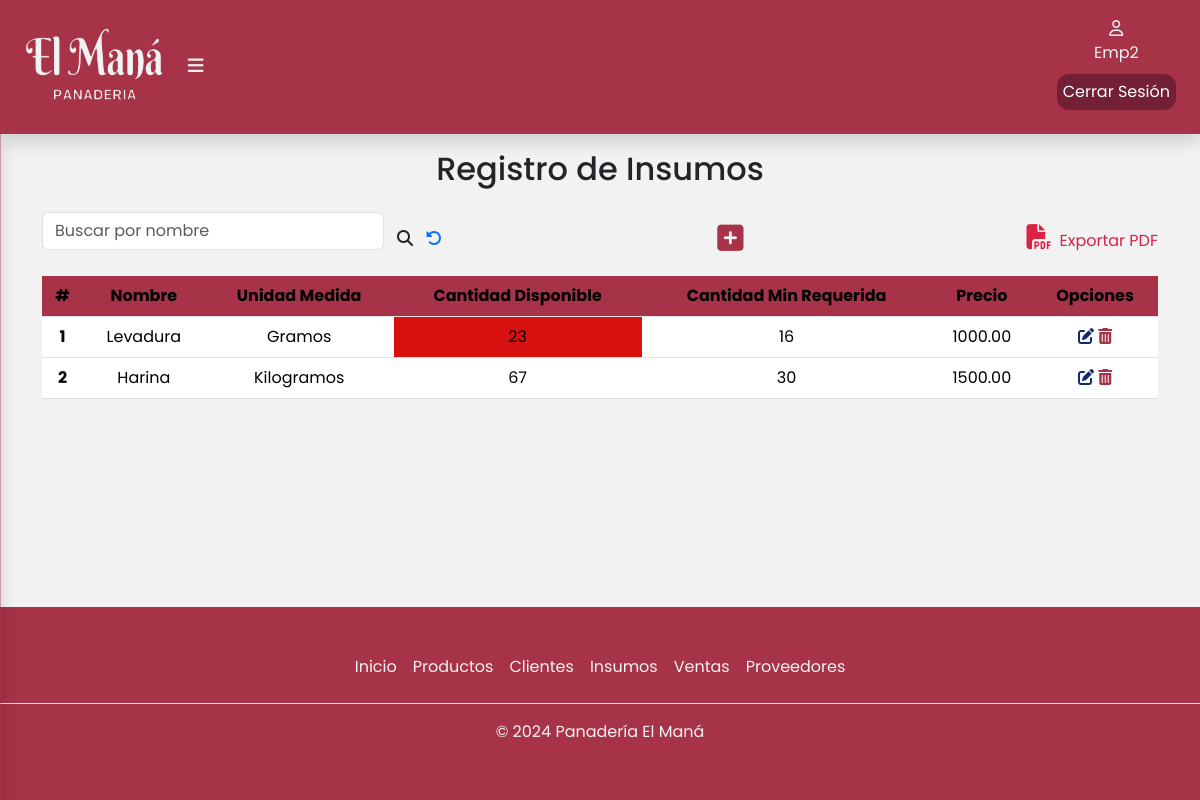
Page /productos/insumos/ (signed in) on the earlier database version.
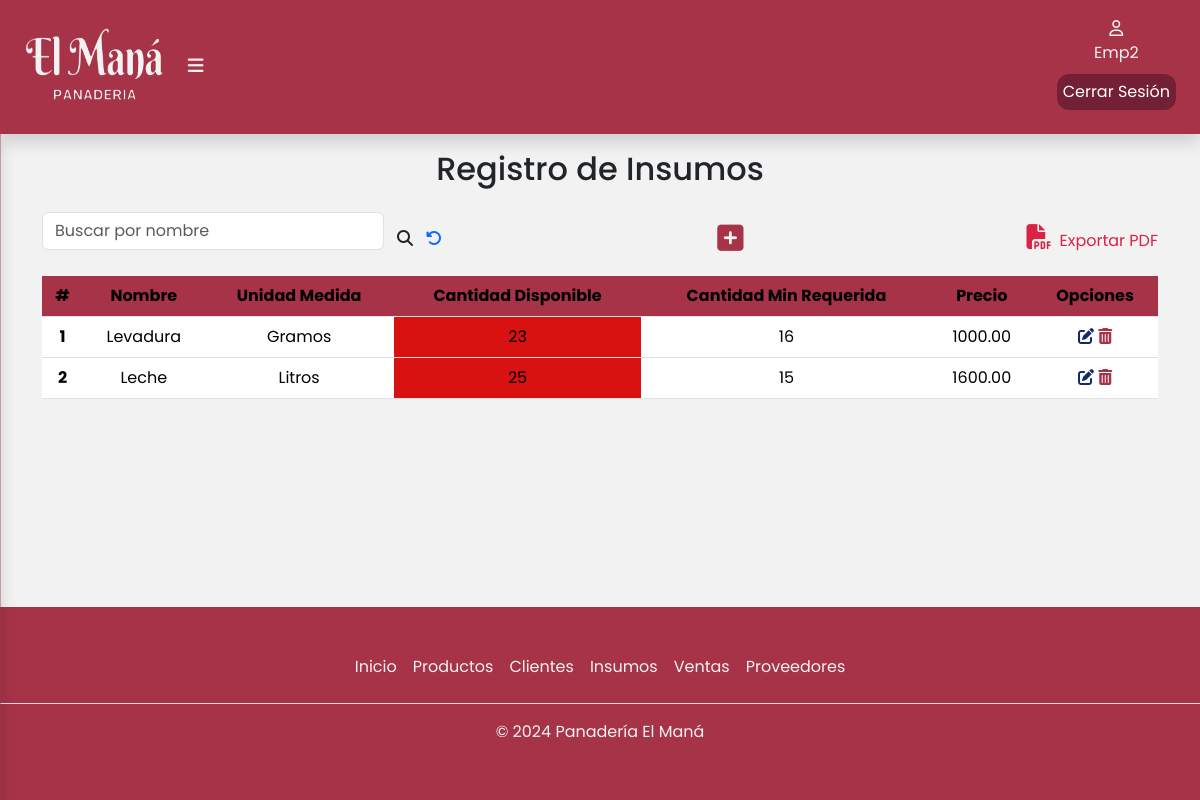
Same page on the later database version.
### apps/productos/models.py (models this page shows, shortened)
class Insumo(models.Model):
    UNIDADES_MEDIDA = [
        ('kg', 'Kilogramos'),
        ('g', 'Gramos'),
        ('l', 'Litros'),
        ('ml', 'Mililitros'),
        ('u', 'Unidades'),
        ('paq', 'Paquete'),
        ('caja', 'Caja'),
        ('taza', 'Taza'),
        ('otro', 'Otro'),
    ]
    nombre = models.CharField(max_length=50,blank=False,null=False)
    unidadDeMedida = models.CharField(max_length=10,choices=UNIDADES_MEDIDA,blank=False,null=False)
    cantidadDisponible = models.PositiveIntegerField(blank=False,null=False)
    cantidadMinRequerida = models.PositiveIntegerField(blank=False,null=False)
    precioInsumo = models.DecimalField(max_digits=10, decimal_places=2, blank=False, null=True, default=0.0)

### apps/productos/views.py (the view)
# urls.py: path('insumos/',login_required(views.insumos),name='insumos'),
def insumos(request):
    insumos = Insumo.objects.all()  # Obtén todos los insumos de la base de datos
    form = FormularioInsumo()
    mostrar_boton = True
    if request.method == 'POST':  # Si el formulario fue enviado
        form = FormularioInsumo(request.POST)
        if form.is_valid():
            form.save()  # Guarda el nuevo insumo en la base de datos
            return redirect('/productos/insumos') # Redirige a la misma página para actualizar la lista de insumos
    if request.path == '/proveedores/buscar/':
        mostrar_boton = False
    return render(request, 'insumos/insumos.html', {'insumos': insumos, 'form': form,'mostrar_boton': mostrar_boton})

### apps/productos/templates/insumos/insumos.html (shortened to what this page needs)
{%extends 'base/base.html'%}
{% load static %}
{% block contenido %}
<div class="container" id="container-tabla">
    <div class="col-12">
        <h2 class="text-center pb-3">Registro de Insumos</h2>
        <div class="busqueda d-flex">
            <form class="d-flex align-items-center justify-content-center" role="search" method="POST" action="{% url 'productos:buscarInsumo' %}">
                <input
                    class="form-control mb-3"
                    type="search"
                    placeholder="Buscar por nombre"
                    aria-label="buscar"
                    name="busqueda"
                    value="{{ busqueda|default:'' }}"
                />
                <button class="btn" type="submit">
                    <i class="fa-solid fa-magnifying-glass" style="font-size: 16px" title="Buscar"></i>
                </button>
                <a href="/productos/insumos"><i class="fa-solid fa-rotate-left" title="Recargar página"></i></a>
            </form>
            {% if mostrar_boton %}
            <div class="btn-modal">
                <button
                    type="button"
                    class="btn"
                    data-bs-toggle="modal"
                    data-bs-target="#exampleModal"
                >
                    <i
                        class="fa-solid fa-square-plus"
                        title="Agregar Insumo"
                        style="font-size: 30px"
                    >
                    </i>
                </button>
            </div>
            {% endif %}
            <a class="expPdf" href="{% url 'productos:generarPDFInsumoFaltante' %}"
            ><i class="fa-solid fa-file-pdf px-2" style="font-size: 25px"></i
            >Exportar PDF</a>
        </div>
        <div class="table-responsive">
            <table class="table">
                <thead class="bg-table">
                    <tr>
                        <th scope="col">#</th>
                        <th scope="col">Nombre</th>
                        <th scope="col">Unidad Medida</th>
                        <th scope="col">Cantidad Disponible</th>
                        <th scope="col">Cantidad Min Requerida</th>
                        <th scope="col">Precio</th>
                        <th scope="col">Opciones</th>
                    </tr>
                </thead>
                <tbody>
                    {% for insumo in insumos %}
                    <tr>
                        <th scope="row">{{ forloop.counter }}</th>
                        <td>{{ insumo.nombre }}</td>
                        {% if insumo.unidadDeMedida == 'kg' %}<td>Kilogramos</td>{% endif %}
                        {% if insumo.unidadDeMedida == 'g' %}<td>Gramos</td>{% endif %}
                        {% if insumo.unidadDeMedida == 'l' %}<td>Litros</td>{% endif %}
                        {% if insumo.cantidadDisponible <= insumo.cantidadMinRequerida|add:10 %}
                        <td style="background-color: #d81111;">{{ insumo.cantidadDisponible }}</td>
                        {% else %}
                        <td>{{ insumo.cantidadDisponible }}</td>
                        {% endif %}
                        <td>{{ insumo.cantidadMinRequerida }}</td>
                        <td>{{ insumo.precioInsumo }}</td>
                        <td>
                            <a href="editar/{{insumo.id}}"><i class="fa-solid fa-pen-to-square" title="Editar"></i></a>
                            <a href="eliminar/{{insumo.id}}"><i class="fa-solid fa-trash-can" title="Eliminar"></i></a>
                        </td>
                    </tr>
                    {% empty %}
                    <tr>
                        <td colspan="10">No hay insumos disponibles.</td>
                    </tr>
                    {% endfor %}
                </tbody>
            </table>
        </div>
    </div>
</div>
{% endblock %}

Differences in the rows shown:
removed Insumo: nombre "Harina", unidadDeMedida "Kilogramos", cantidadDisponible "67", cantidadMinRequerida "30", precioInsumo "1500.00"
added Insumo: nombre "Leche", unidadDeMedida "Litros", cantidadDisponible "25", cantidadMinRequerida "15", precioInsumo "1600.00"
